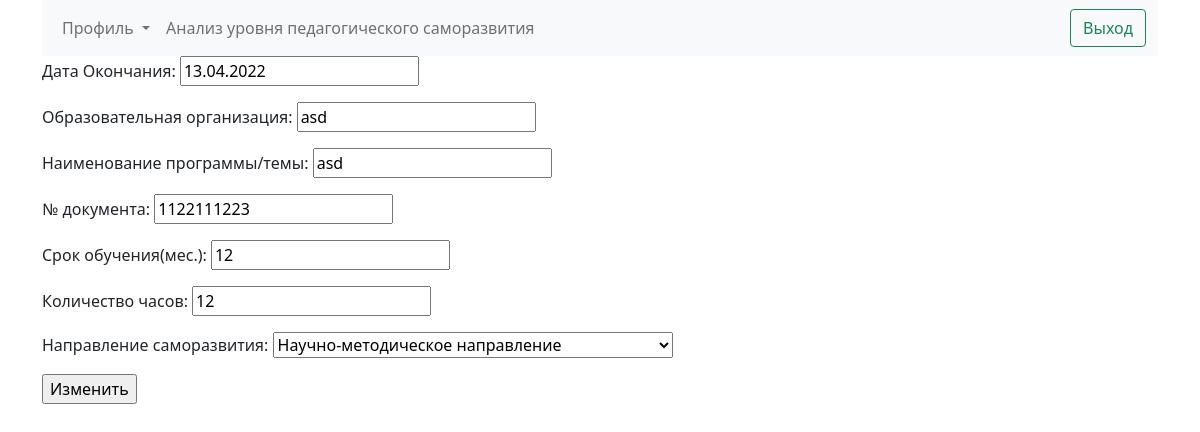
The page /pd/2/ (signed in) on the database its author committed.
### achievements/models.py (models this page shows, shortened)
class ProfessionalDevelopment(models.Model):
    key = models.ForeignKey(User, on_delete=models.CASCADE)
    date = models.DateField(verbose_name='Дата Окончания',
                            validators=[MaxValueValidator(limit_value=datenow(datetime.datetime.now().year,
                                                                              datetime.datetime.now().month,
                                                                              datetime.datetime.now().day))
                                        ])
    educational_organization = models.CharField(verbose_name='Образовательная организация', max_length=100)
    name_theme = models.CharField(verbose_name='Наименование программы/темы', max_length=100)
    duration_of_training = models.PositiveSmallIntegerField(verbose_name='Срок обучения(мес.)', validators=[
        MinValueValidator(limit_value=0
                          )])
    number_of_hours = models.PositiveSmallIntegerField(verbose_name='Количество часов',
                                                       validators=[
                                                           MinValueValidator(limit_value=10
                                                                             )]
                                                       )
    number_document = models.PositiveSmallIntegerField(verbose_name='№ документа', unique=True)
    the_direction_of_self_development = models.TextField(choices=choices_type,
                                                         verbose_name='Направление саморазвития',
                                                         default=choices_type[0][0])
    class Meta:
        verbose_name = 'Повышение квалификации'
        verbose_name_plural = 'Повышение квалификации'

### achievements/views.py (the view)
# urls.py: path('pd/<int:pk>/', ProfessionalDevelopmentUpdateView.as_view(), name='update_pd'),
class ProfessionalDevelopmentUpdateView(UpdateView):
    model = ProfessionalDevelopment
    template_name = 'professional_development_update_page.html'
    fields = ['date', 'educational_organization', 'name_theme', 'number_document', 'duration_of_training',
              'number_of_hours',
              'the_direction_of_self_development']
    success_url = reverse_lazy('pd')

### templates/professional_development_update_page.html (shortened to what this page needs)
<!DOCTYPE html>
<html lang="en">
<head>
    {% extends 'home_page.html' %}
{% block test %}
    <div class='container'>
    {% if request.user.is_authenticated %}
    <form method="post" enctype="multipart/form-data">
    {{ form.as_p }}
        <input type="submit" value="Изменить">
    </form>
            {% else %}
            <meta http-equiv="refresh" content="0;{% url 'log' %}">
            {% endif %}
    </div>
{% endblock %}

### rows shown on the page
ProfessionalDevelopment: date "13.04.2022", educational_organization "asd", name_theme "asd", number_document "1122111223", duration_of_training "12", number_of_hours "12", the_direction_of_self_development "Научно-методическое направление"
